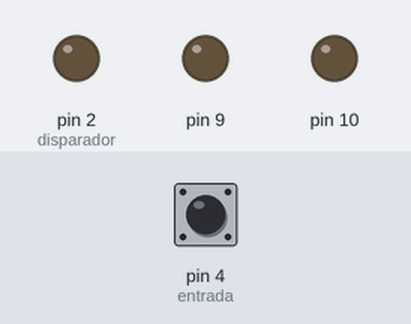
This sketch was run on a simulated Arduino Uno, built with avr-gcc and run on an emulated ATmega328P. Parts: output pins drawn as LEDs (lit = HIGH). Inputs (shaded band) come from the test bench; at power-on: pin 4 (entrada) LOW. Pins used as bus, display or sensor lines are not drawn; what the sketch prints to the serial monitor is not drawn.

Above: at 1.8 s.
1.9 s: pin 4 (entrada) pulsed HIGH 5 times (0.12 s each, 0.3 s apart)
Timing chart, 0 to 12.4 s (numbered marks = the images above; inputs shaded):
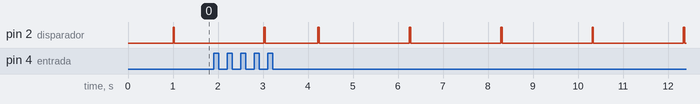

The sketch:

Practica4.ino
```cpp
long tiempo;
int disparador = 2;
int entrada = 4;
float distancia;

void setup() {
  Serial.begin(9600);
  pinMode(disparador,OUTPUT);
  pinMode(entrada,INPUT);
  pinMode(8,OUTPUT);
  pinMode(9,OUTPUT);
  pinMode(10,OUTPUT);
}

void loop() {
  digitalWrite(8,LOW);
  digitalWrite(9,LOW);
  digitalWrite(10,LOW);
  delay(1000);
  digitalWrite(disparador, HIGH);
  delay (30);
  digitalWrite(disparador, LOW);

  tiempo = (pulseIn(entrada, HIGH)/2);

  distancia = float(tiempo * 0.0343);
  Serial.print(distancia);
  Serial.println("cm");

  if(distancia <10){
      digitalWrite(8,HIGH);
    }
  else if(distancia >10 and distancia <20){
      digitalWrite(9,HIGH);
    }
  else if (distancia >20){
      digitalWrite(10,HIGH);
    }
  }
```
